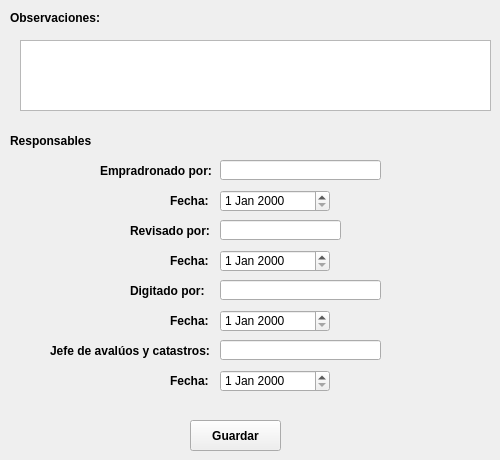
    <widget class="QWidget" name="tab">
     <attribute name="title">
      <string>Resp</string>
     </attribute>
     <widget class="QLineEdit" name="txtDigitado">
      <property name="geometry">
       <rect>
        <x>220</x>
        <y>280</y>
        <width>161</width>
        <height>20</height>
       </rect>
      </property>
      <property name="maxLength">
       <number>45</number>
      </property>
     </widget>
     <widget class="QLabel" name="label_122">
      <property name="geometry">
       <rect>
        <x>50</x>
        <y>340</y>
        <width>161</width>
        <height>21</height>
       </rect>
      </property>
      <property name="font">
       <font>
        <weight>75</weight>
        <bold>true</bold>
       </font>
      </property>
      <property name="text">
       <string>Jefe de avalúos y catastros:</string>
      </property>
     </widget>
     <widget class="QLabel" name="label_115">
      <property name="geometry">
       <rect>
        <x>100</x>
        <y>160</y>
        <width>111</width>
        <height>21</height>
       </rect>
      </property>
      <property name="font">
       <font>
        <weight>75</weight>
        <bold>true</bold>
       </font>
      </property>
      <property name="text">
       <string>Empradronado por:</string>
      </property>
     </widget>
     <widget class="QPushButton" name="btnGuardar">
      <property name="geometry">
       <rect>
        <x>190</x>
        <y>420</y>
        <width>91</width>
        <height>31</height>
       </rect>
      </property>
      <property name="font">
       <font>
        <weight>75</weight>
        <bold>true</bold>
       </font>
      </property>
      <property name="text">
       <string>Guardar</string>
      </property>
     </widget>
     <widget class="QLabel" name="label_125">
      <property name="geometry">
       <rect>
        <x>170</x>
        <y>370</y>
        <width>41</width>
        <height>21</height>
       </rect>
      </property>
      <property name="font">
       <font>
        <weight>75</weight>
        <bold>true</bold>
       </font>
      </property>
      <property name="text">
       <string>Fecha:</string>
      </property>
     </widget>
     <widget class="QLabel" name="label_120">
      <property name="geometry">
       <rect>
        <x>130</x>
        <y>280</y>
        <width>81</width>
        <height>21</height>
       </rect>
      </property>
      <property name="font">
       <font>
        <weight>75</weight>
        <bold>true</bold>
       </font>
      </property>
      <property name="text">
       <string>Digitado por:</string>
      </property>
     </widget>
     <widget class="QLineEdit" name="txtRevisado">
      <property name="geometry">
       <rect>
        <x>220</x>
        <y>220</y>
        <width>121</width>
        <height>20</height>
       </rect>
      </property>
      <property name="maxLength">
       <number>45</number>
      </property>
     </widget>
     <widget class="QLabel" name="label_114">
      <property name="geometry">
       <rect>
        <x>10</x>
        <y>130</y>
        <width>81</width>
        <height>21</height>
       </rect>
      </property>
      <property name="font">
       <font>
        <weight>75</weight>
        <bold>true</bold>
       </font>
      </property>
      <property name="text">
       <string>Responsables:</string>
      </property>
     </widget>
     <widget class="QLabel" name="label_124">
      <property name="geometry">
       <rect>
        <x>170</x>
        <y>310</y>
        <width>41</width>
        <height>21</height>
       </rect>
      </property>
      <property name="font">
       <font>
        <weight>75</weight>
        <bold>true</bold>
       </font>
      </property>
      <property name="text">
       <string>Fecha:</string>
      </property>
     </widget>
     <widget class="QLineEdit" name="txtJefe">
      <property name="geometry">
       <rect>
        <x>220</x>
        <y>340</y>
        <width>161</width>
        <height>20</height>
       </rect>
      </property>
      <property name="maxLength">
       <number>45</number>
      </property>
     </widget>
     <widget class="QDateEdit" name="datDigitado">
      <property name="geometry">
       <rect>
        <x>220</x>
        <y>310</y>
        <width>110</width>
        <height>22</height>
       </rect>
      </property>
     </widget>
     <widget class="QLabel" name="label_123">
      <property name="geometry">
       <rect>
        <x>170</x>
        <y>250</y>
        <width>41</width>
        <height>21</height>
       </rect>
      </property>
      <property name="font">
       <font>
        <weight>75</weight>
        <bold>true</bold>
       </font>
      </property>
      <property name="text">
       <string>Fecha:</string>
      </property>
     </widget>
     <widget class="QDateEdit" name="datJefe">
      <property name="geometry">
       <rect>
        <x>220</x>
        <y>370</y>
        <width>110</width>
        <height>22</height>
       </rect>
      </property>
     </widget>
     <widget class="QPlainTextEdit" name="txaObservacion">
      <property name="geometry">
       <rect>
        <x>20</x>
        <y>40</y>
        <width>471</width>
        <height>71</height>
       </rect>
      </property>
     </widget>
     <widget class="QDateEdit" name="datRevisado">
      <property name="geometry">
       <rect>
        <x>220</x>
        <y>250</y>
        <width>110</width>
        <height>22</height>
       </rect>
      </property>
     </widget>
     <widget class="QLabel" name="label_117">
      <property name="geometry">
       <rect>
        <x>130</x>
        <y>220</y>
        <width>81</width>
        <height>21</height>
       </rect>
      </property>
      <property name="font">
       <font>
        <weight>75</weight>
        <bold>true</bold>
       </font>
      </property>
      <property name="text">
       <string>Revisado por:</string>
      </property>
     </widget>
     <widget class="QDateEdit" name="datEmpadronado">
      <property name="geometry">
       <rect>
        <x>220</x>
        <y>190</y>
        <width>110</width>
        <height>22</height>
       </rect>
      </property>
     </widget>
     <widget class="QLineEdit" name="txtEmpadronado">
      <property name="geometry">
       <rect>
        <x>220</x>
        <y>160</y>
        <width>161</width>
        <height>20</height>
       </rect>
      </property>
      <property name="maxLength">
       <number>45</number>
      </property>
     </widget>
     <widget class="QLabel" name="label_95">
      <property name="geometry">
       <rect>
        <x>10</x>
        <y>10</y>
        <width>91</width>
        <height>16</height>
       </rect>
      </property>
      <property name="font">
       <font>
        <weight>75</weight>
        <bold>true</bold>
       </font>
      </property>
      <property name="text">
       <string>Observaciones:</string>
      </property>
     </widget>
     <widget class="QLabel" name="label_116">
      <property name="geometry">
       <rect>
        <x>170</x>
        <y>190</y>
        <width>41</width>
        <height>21</height>
       </rect>
      </property>
      <property name="font">
       <font>
        <weight>75</weight>
        <bold>true</bold>
       </font>
      </property>
      <property name="text">
       <string>Fecha:</string>
      </property>
     </widget>
    </widget>
